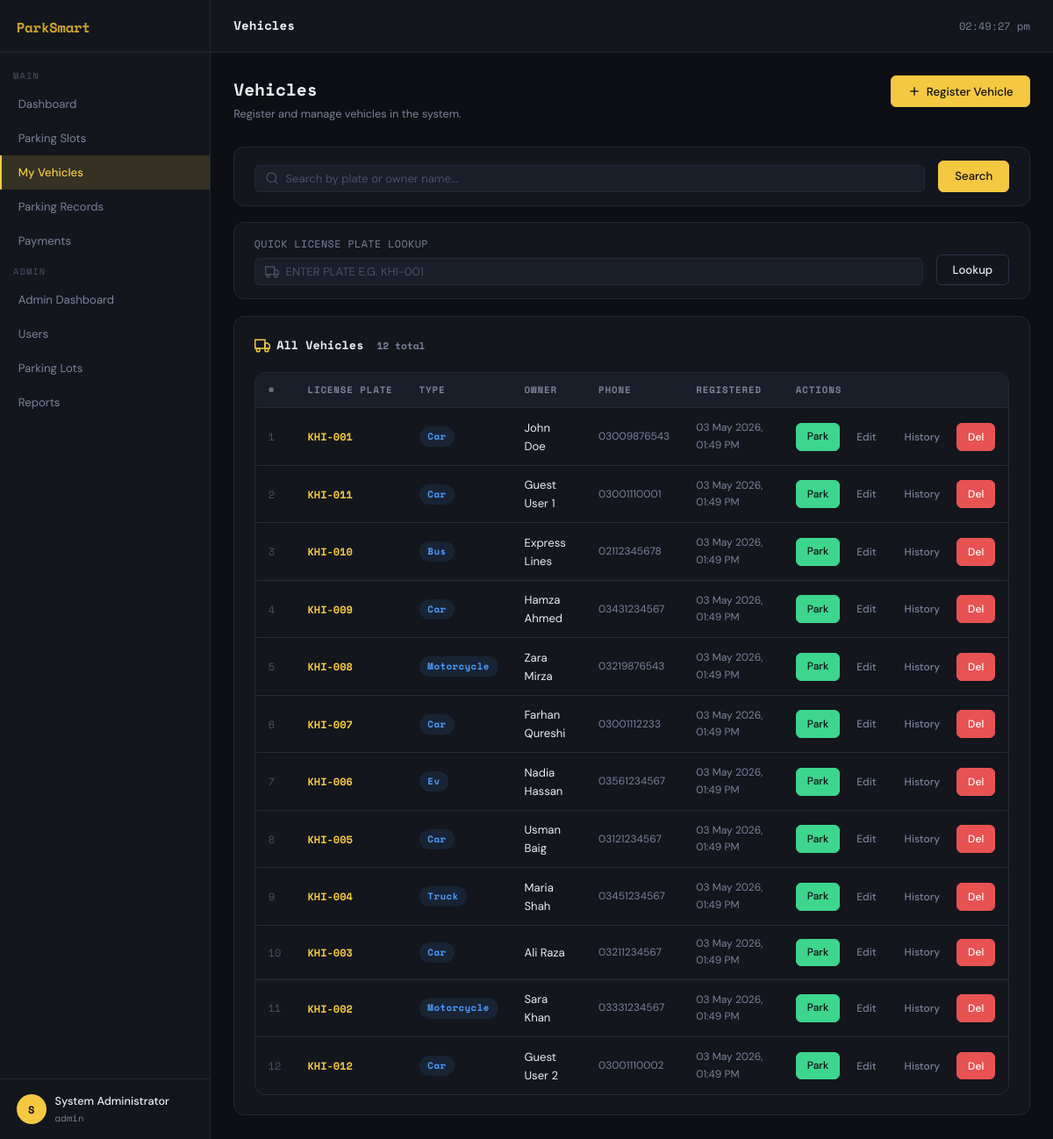
Page /views/vehicles/index.php (signed in) on the committed database.
### tables this page shows
CREATE TABLE vehicles (
    vehicleID   INT AUTO_INCREMENT PRIMARY KEY,
    licensePlate VARCHAR(20) NOT NULL UNIQUE,
    vehicleType ENUM('car','motorcycle','truck','bus','ev') NOT NULL DEFAULT 'car',
    ownerName   VARCHAR(100) NOT NULL,
    ownerPhone  VARCHAR(20),
    ownerEmail  VARCHAR(100),
    userID      INT,
    createdAt   DATETIME DEFAULT CURRENT_TIMESTAMP,
    FOREIGN KEY (userID) REFERENCES users(userID) ON DELETE SET NULL,
    INDEX idx_license (licensePlate)
);

### config/database.php (called while the page is built, shortened)
<?php
function getDB(): PDO {
    static $pdo = null;
    if ($pdo === null) {
        $dsn = "mysql:host=" . DB_HOST . ";dbname=" . DB_NAME . ";charset=" . DB_CHARSET;
        $options = [
            PDO::ATTR_ERRMODE            => PDO::ERRMODE_EXCEPTION,
            PDO::ATTR_DEFAULT_FETCH_MODE => PDO::FETCH_ASSOC,
            PDO::ATTR_EMULATE_PREPARES   => false,
        ];
        try {
            $pdo = new PDO($dsn, DB_USER, DB_PASS, $options);
        } catch (PDOException $e) {
            http_response_code(500);
            die(json_encode(['success' => false, 'message' => 'Database connection failed.']));
        }
    }
    return $pdo;
}
function esc(string $str): string {
    return htmlspecialchars($str, ENT_QUOTES, 'UTF-8');
}
function fmtDT(?string $dt): string {
    return date('d M Y, h:i A', strtotime($dt));
}

### models/Vehicle.php (called while the page is built, shortened)
<?php
require_once __DIR__ . '/../config/database.php';
class Vehicle {
    private PDO $db;
    public function __construct() {
        $this->db = getDB();
    }
    public function getAll(string $search = '', int $limit = 50, int $offset = 0): array {
        $sql = "SELECT v.*, u.username FROM vehicles v
                LEFT JOIN users u ON v.userID = u.userID";
        $params = [];
        $sql .= " ORDER BY v.createdAt DESC LIMIT $limit OFFSET $offset";
        $stmt = $this->db->prepare($sql);
        $stmt->execute($params);
        return $stmt->fetchAll();
    }
    public function count(string $search = ''): int {
        $sql = "SELECT COUNT(*) FROM vehicles";
        $params = [];
        $stmt = $this->db->prepare($sql);
        $stmt->execute($params);
        return (int) $stmt->fetchColumn();
    }
}

### auth/auth.php (called while the page is built, shortened)
<?php
require_once __DIR__ . '/../config/database.php';
function isLoggedIn(): bool {
    return isset($_SESSION['user_id']) && !empty($_SESSION['user_id']);
}
function isAdmin(): bool {
    return isLoggedIn() && ($_SESSION['user_role'] ?? '') === 'admin';
}

### views/vehicles/index.php (the view, shortened to what this page needs)
<?php
require_once __DIR__ . '/../../auth/auth.php';
require_once __DIR__ . '/../../models/Vehicle.php';
require_once __DIR__ . '/../../includes/layout.php';
$vm     = new Vehicle();
$search = trim($_GET['search'] ?? '');
$page   = max(1, (int)($_GET['page'] ?? 1));
$limit  = 20;
$offset = ($page - 1) * $limit;
$vehicles = isAdmin()
    ? $vm->getAll($search, $limit, $offset)
    : $vm->getAll($search, $limit, $offset);
$total  = $vm->count($search);
?>
<div class="page-header">
  <div class="page-header-left">
    <h1>Vehicles</h1>
    <p>Register and manage vehicles in the system.</p>
  </div>
  <div class="page-header-actions">
    <button class="btn btn-primary" onclick="Modal.open('modal-add-vehicle')">
      <svg viewBox="0 0 24 24" fill="none" stroke="currentColor" stroke-width="2" width="16" height="16"><line x1="12" y1="5" x2="12" y2="19"/><line x1="5" y1="12" x2="19" y2="12"/></svg>
      Register Vehicle
    </button>
  </div>
</div>
<div class="card" style="margin-bottom:1.25rem;padding:1rem 1.5rem">
  <form method="GET" style="display:flex;gap:1rem;align-items:flex-end;flex-wrap:wrap">
    <div class="search-bar" style="flex:1;min-width:200px">
      <svg viewBox="0 0 24 24" fill="none" stroke="currentColor" stroke-width="2"><circle cx="11" cy="11" r="8"/><line x1="21" y1="21" x2="16.65" y2="16.65"/></svg>
      <input type="text" name="search" placeholder="Search by plate or owner name..." value="<?= esc($search) ?>">
    </div>
    <button type="submit" class="btn btn-primary">Search</button>
  </form>
</div>
<div class="card" style="margin-bottom:1.25rem;padding:1rem 1.5rem">
  <div style="display:flex;gap:1rem;align-items:flex-end;flex-wrap:wrap">
    <div style="flex:1;min-width:200px">
      <label class="form-label">Quick License Plate Lookup</label>
      <div class="search-bar">
        <svg viewBox="0 0 24 24" fill="none" stroke="currentColor" stroke-width="2"><rect x="1" y="3" width="15" height="13"/><polygon points="16 8 20 8 23 11 23 16 16 16 16 8"/><circle cx="5.5" cy="18.5" r="2.5"/><circle cx="18.5" cy="18.5" r="2.5"/></svg>
        <input type="text" id="plate-input" placeholder="Enter plate e.g. KHI-001" style="text-transform:uppercase">
      </div>
    </div>
    <button class="btn btn-outline" onclick="searchByPlate()">Lookup</button>
  </div>
</div>
<div class="card">
  <div class="card-header">
    <div class="card-title">
      <svg viewBox="0 0 24 24" fill="none" stroke="currentColor" stroke-width="2" width="18" height="18"><rect x="1" y="3" width="15" height="13"/><polygon points="16 8 20 8 23 11 23 16 16 16 16 8"/><circle cx="5.5" cy="18.5" r="2.5"/><circle cx="18.5" cy="18.5" r="2.5"/></svg>
      All Vehicles
      <span style="font-family:var(--font-mono);font-size:.75rem;color:var(--text-muted);margin-left:.5rem"><?= $total ?> total</span>
    </div>
  </div>
  <div class="table-wrapper">
    <table id="vehicle-table">
      <thead>
        <tr>
          <th>#</th>
          <th>License Plate</th>
          <th>Type</th>
          <th>Owner</th>
          <th>Phone</th>
          <th>Registered</th>
          <th>Actions</th>
        </tr>
      </thead>
      <tbody>
      <?php if ($vehicles): ?>
        <?php foreach ($vehicles as $i => $v): ?>
        <tr>
          <td class="td-mono" style="color:var(--text-dim)"><?= $offset + $i + 1 ?></td>
          <td>
            <span class="td-mono" style="color:var(--accent);font-weight:700"><?= esc($v['licensePlate']) ?></span>
          </td>
          <td><span class="badge badge-car" style="text-transform:capitalize"><?= esc($v['vehicleType']) ?></span></td>
          <td><?= esc($v['ownerName']) ?></td>
          <td style="font-size:.8rem;color:var(--text-muted)"><?= esc($v['ownerPhone'] ?? '—') ?></td>
          <td style="font-size:.8rem;color:var(--text-muted)"><?= fmtDT($v['createdAt']) ?></td>
          <td>
            <div style="display:flex;gap:.4rem">
              <a href="<?= APP_URL ?>/views/records/checkin.php?vehicle=<?= $v['vehicleID'] ?>" class="btn btn-success btn-sm">Park</a>
              <button class="btn btn-ghost btn-sm" onclick="openEditVehicle(<?= htmlspecialchars(json_encode($v)) ?>)">Edit</button>
              <button class="btn btn-ghost btn-sm" onclick="viewHistory(<?= $v['vehicleID'] ?>, '<?= esc($v['licensePlate']) ?>')">History</button>
              <?php if (isAdmin()): ?>
              <button class="btn btn-danger btn-sm" onclick="deleteVehicle(<?= $v['vehicleID'] ?>)">Del</button>
              <?php endif; ?>
            </div>
          </td>
        </tr>
        <?php endforeach; ?>
      <?php endif; ?>
      </tbody>
    </table>
  </div>
</div>

### assets/css/style.css (style rules this page uses)
:root { --bg: #0d0f14; --bg-card: #13161d; --bg-surface: #1a1e28; --bg-hover: #1f2433; --border: #252a38; --border-lt: #2e3448; --accent: #f5c842; --accent-dim: #c9a02e; --accent-glow:rgba(245,200,66,.15); --danger: #e85252; --success: #3dd68c; --warning: #f5a742; --info: #4a9eff; --text: #e8ecf4; --text-muted: #7a8299; --text-dim: #4a5168; --font-mono: 'Space Mono', monospace; --font-body: 'DM Sans', sans-serif; --radius: 6px; --radius-lg: 12px; --sidebar-w: 240px; --header-h: 60px; --shadow: 0 4px 24px rgba(0,0,0,.4); --shadow-sm: 0 2px 8px rgba(0,0,0,.3); }
*, *::before, *::after { box-sizing: border-box; margin: 0; padding: 0; }
html { font-size: 15px; scroll-behavior: smooth; }
body { font-family: var(--font-body); background: var(--bg); color: var(--text); min-height: 100vh; line-height: 1.6; -webkit-font-smoothing: antialiased; }
a { color: var(--accent); text-decoration: none; }
.form-label { display: block; font-size: .78rem; font-family: var(--font-mono); color: var(--text-muted); margin-bottom: .4rem; letter-spacing: .04em; text-transform: uppercase; }
.btn { display: inline-flex; align-items: center; justify-content: center; gap: .4rem; padding: .55rem 1.2rem; border-radius: var(--radius); font-family: var(--font-body); font-size: .88rem; font-weight: 500; cursor: pointer; border: 1px solid transparent; transition: all .18s; white-space: nowrap; text-decoration: none; }
.btn svg { width: 16px; height: 16px; }
.btn-primary { background: var(--accent); color: var(--bg); border-color: var(--accent); }
.btn-outline { background: transparent; color: var(--text); border-color: var(--border-lt); }
.btn-danger { background: var(--danger); color: #fff; border-color: var(--danger); }
.btn-success { background: var(--success); color: var(--bg); border-color: var(--success); }
.btn-ghost { background: transparent; color: var(--text-muted); border-color: transparent; }
.btn-sm { padding: .35rem .8rem; font-size: .8rem; }
.card { background: var(--bg-card); border: 1px solid var(--border); border-radius: var(--radius-lg); padding: 1.5rem; }
.card-header { display: flex; align-items: center; justify-content: space-between; margin-bottom: 1.25rem; }
.card-title { font-family: var(--font-mono); font-size: .9rem; color: var(--text); font-weight: 700; display: flex; align-items: center; gap: .5rem; }
.card-title svg { width: 18px; height: 18px; color: var(--accent); }
.table-wrapper { overflow-x: auto; border-radius: var(--radius-lg); border: 1px solid var(--border); }
table { width: 100%; border-collapse: collapse; font-size: .875rem; }
thead th { background: var(--bg-surface); padding: .75rem 1rem; text-align: left; font-family: var(--font-mono); font-size: .72rem; font-weight: 700; color: var(--text-muted); letter-spacing: .08em; text-transform: uppercase; border-bottom: 1px solid var(--border); white-space: nowrap; }
tbody tr { border-bottom: 1px solid var(--border); transition: background .15s; }
tbody tr:last-child { border-bottom: none; }
tbody td { padding: .75rem 1rem; color: var(--text); vertical-align: middle; }
.td-mono { font-family: var(--font-mono); font-size: .8rem; }
.badge { display: inline-flex; align-items: center; gap: .3rem; padding: .2rem .65rem; border-radius: 100px; font-size: .72rem; font-family: var(--font-mono); font-weight: 700; letter-spacing: .04em; text-transform: uppercase; }
.badge-car { background: rgba(74,158,255,.1); color: var(--info); }
.search-bar { display: flex; align-items: center; background: var(--bg-surface); border: 1px solid var(--border); border-radius: var(--radius); padding: .4rem .75rem; gap: .5rem; min-width: 200px; }
.search-bar svg { width: 16px; height: 16px; color: var(--text-dim); flex-shrink: 0; }
.search-bar input { background: none; border: none; outline: none; color: var(--text); font-family: var(--font-body); font-size: .875rem; width: 100%; }
.search-bar input::placeholder { color: var(--text-dim); }
.page-header { display: flex; align-items: flex-start; justify-content: space-between; margin-bottom: 1.75rem; gap: 1rem; flex-wrap: wrap; }
.page-header-left h1 { font-family: var(--font-mono); font-size: 1.3rem; font-weight: 700; color: var(--text); margin-bottom: .2rem; }
.page-header-left p { font-size: .85rem; color: var(--text-muted); }
.page-header-actions { display: flex; gap: .65rem; flex-wrap: wrap; }

### rows in the picture
vehicles: i "1", licensePlate "KHI-001", vehicleType "Car", ownerName "John Doe", ownerPhone "03009876543", createdAt "03 May 2026, 01:49 PM"
vehicles: i "2", licensePlate "KHI-011", vehicleType "Car", ownerName "Guest User 1", ownerPhone "03001110001", createdAt "03 May 2026, 01:49 PM"
vehicles: i "3", licensePlate "KHI-010", vehicleType "Bus", ownerName "Express Lines", ownerPhone "02112345678", createdAt "03 May 2026, 01:49 PM"
vehicles: i "4", licensePlate "KHI-009", vehicleType "Car", ownerName "Hamza Ahmed", ownerPhone "03431234567", createdAt "03 May 2026, 01:49 PM"
vehicles: i "5", licensePlate "KHI-008", vehicleType "Motorcycle", ownerName "Zara Mirza", ownerPhone "03219876543", createdAt "03 May 2026, 01:49 PM"
vehicles: i "6", licensePlate "KHI-007", vehicleType "Car", ownerName "Farhan Qureshi", ownerPhone "03001112233", createdAt "03 May 2026, 01:49 PM"
vehicles: i "7", licensePlate "KHI-006", vehicleType "Ev", ownerName "Nadia Hassan", ownerPhone "03561234567", createdAt "03 May 2026, 01:49 PM"
vehicles: i "8", licensePlate "KHI-005", vehicleType "Car", ownerName "Usman Baig", ownerPhone "03121234567", createdAt "03 May 2026, 01:49 PM"
vehicles: i "9", licensePlate "KHI-004", vehicleType "Truck", ownerName "Maria Shah", ownerPhone "03451234567", createdAt "03 May 2026, 01:49 PM"
vehicles: i "10", licensePlate "KHI-003", vehicleType "Car", ownerName "Ali Raza", ownerPhone "03211234567", createdAt "03 May 2026, 01:49 PM"
vehicles: i "11", licensePlate "KHI-002", vehicleType "Motorcycle", ownerName "Sara Khan", ownerPhone "03331234567", createdAt "03 May 2026, 01:49 PM"
vehicles: i "12", licensePlate "KHI-012", vehicleType "Car", ownerName "Guest User 2", ownerPhone "03001110002", createdAt "03 May 2026, 01:49 PM"

### other values in the picture
$item['label'] "Dashboard"
$item['label'] "Parking Slots"
$item['label'] "My Vehicles"
$item['label'] "Parking Records"
$item['label'] "Payments"
$item['label'] "Admin Dashboard"
$item['label'] "Users"
$item['label'] "Parking Lots"
$item['label'] "Reports"
$initial "S"
$user['name'] "System Administrator"
$user['role'] "admin"
$title "Vehicles"
$total "12"
